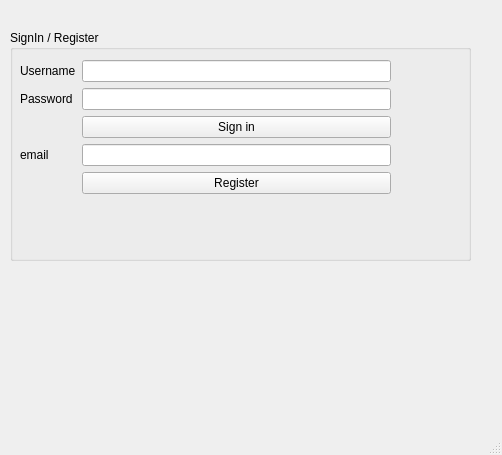
<?xml version="1.0" encoding="UTF-8"?>
<ui version="4.0">
 <class>MainWindow</class>
 <widget class="QMainWindow" name="MainWindow">
  <property name="geometry">
   <rect>
    <x>0</x>
    <y>0</y>
    <width>502</width>
    <height>455</height>
   </rect>
  </property>
  <property name="windowTitle">
   <string>MainWindow</string>
  </property>
  <widget class="QWidget" name="centralwidget">
   <widget class="QGroupBox" name="groupBox">
    <property name="geometry">
     <rect>
      <x>10</x>
      <y>30</y>
      <width>461</width>
      <height>231</height>
     </rect>
    </property>
    <property name="title">
     <string>SignIn / Register</string>
    </property>
    <widget class="QWidget" name="formLayoutWidget">
     <property name="geometry">
      <rect>
       <x>10</x>
       <y>30</y>
       <width>371</width>
       <height>171</height>
      </rect>
     </property>
     <layout class="QFormLayout" name="formLayout">
      <item row="0" column="0">
       <widget class="QLabel" name="label">
        <property name="text">
         <string>Username</string>
        </property>
       </widget>
      </item>
      <item row="0" column="1">
       <widget class="QLineEdit" name="username_edit"/>
      </item>
      <item row="1" column="0">
       <widget class="QLabel" name="label_2">
        <property name="text">
         <string>Password</string>
        </property>
       </widget>
      </item>
      <item row="1" column="1">
       <widget class="QLineEdit" name="password_edit"/>
      </item>
      <item row="2" column="1">
       <widget class="QPushButton" name="sign_in">
        <property name="text">
         <string>Sign in</string>
        </property>
       </widget>
      </item>
      <item row="4" column="0">
       <widget class="QLabel" name="label_5">
        <property name="text">
         <string>email</string>
        </property>
       </widget>
      </item>
      <item row="5" column="1">
       <widget class="QPushButton" name="register_2">
        <property name="text">
         <string>Register</string>
        </property>
       </widget>
      </item>
      <item row="4" column="1">
       <widget class="QLineEdit" name="email_edit"/>
      </item>
     </layout>
    </widget>
   </widget>
  </widget>
  <widget class="QMenuBar" name="menubar">
   <property name="geometry">
    <rect>
     <x>0</x>
     <y>0</y>
     <width>502</width>
     <height>22</height>
    </rect>
   </property>
  </widget>
  <widget class="QStatusBar" name="statusbar"/>
 </widget>
 <resources/>
 <connections/>
</ui>
